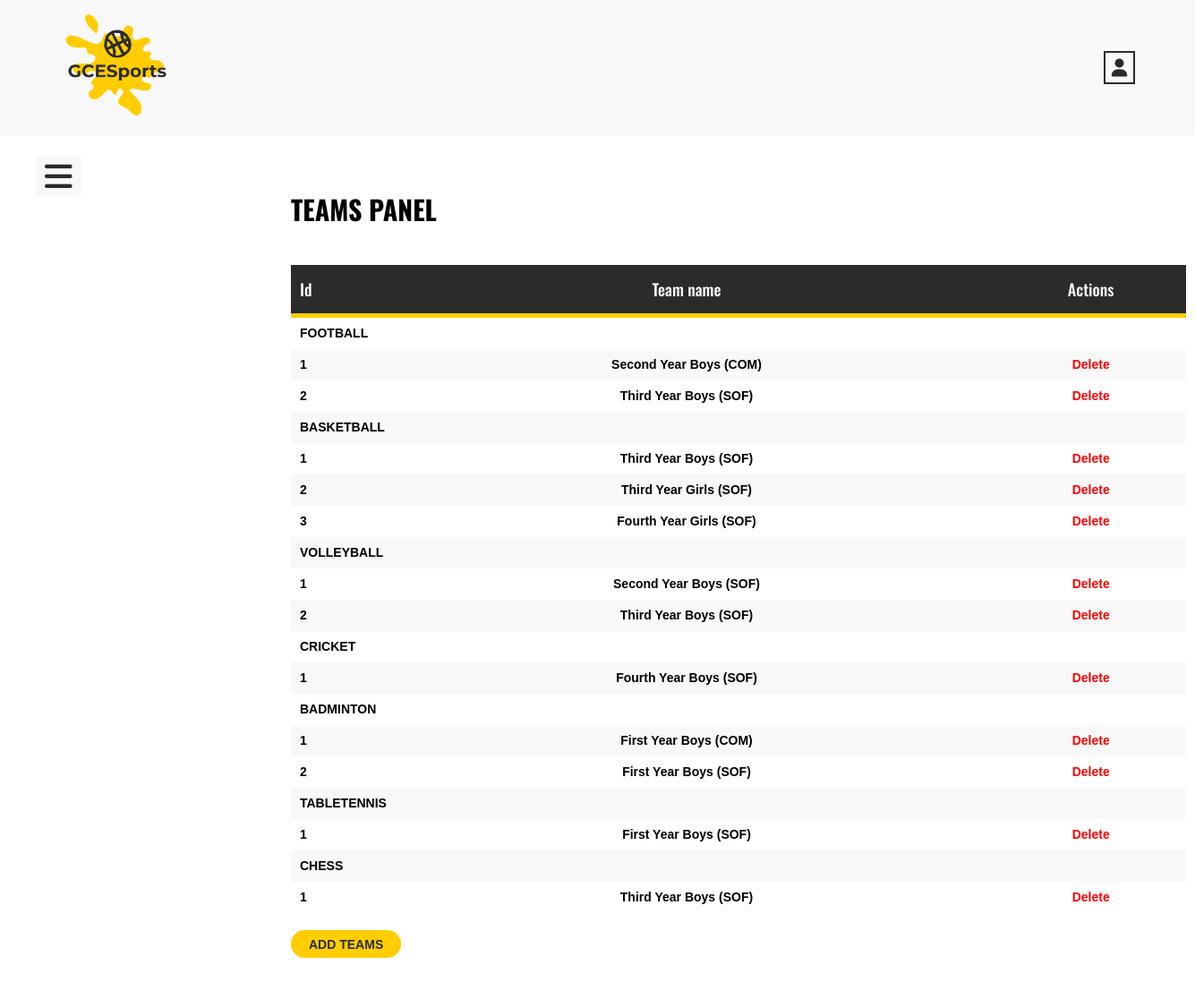
The page /main/admin/teams/index.php on the database its author committed.
### tables this page shows
CREATE TABLE `footballpanel` (
  `id` int(255) NOT NULL,
  `sports` varchar(255) NOT NULL,
  `teamname` varchar(255) NOT NULL,
  `teamgender` varchar(255) NOT NULL,
  `teamfaculty` varchar(255) NOT NULL,
  `playername` text NOT NULL,
  `position` varchar(255) NOT NULL,
  `jerseynumber` varchar(255) NOT NULL,
  `extra` varchar(255) NOT NULL
);

CREATE TABLE `basketballpanel` (
  `id` int(255) NOT NULL,
  `sports` varchar(255) NOT NULL,
  `teamname` varchar(255) NOT NULL,
  `teamgender` varchar(255) NOT NULL,
  `teamfaculty` varchar(255) NOT NULL,
  `playername` text NOT NULL,
  `position` varchar(255) NOT NULL,
  `jerseynumber` varchar(255) NOT NULL,
  `extra` varchar(255) NOT NULL
);

CREATE TABLE `volleyballpanel` (
  `id` int(255) NOT NULL,
  `sports` varchar(255) NOT NULL,
  `teamname` varchar(255) NOT NULL,
  `teamgender` varchar(255) NOT NULL,
  `teamfaculty` varchar(255) NOT NULL,
  `playername` text NOT NULL,
  `position` varchar(255) NOT NULL,
  `jerseynumber` varchar(255) NOT NULL,
  `extra` varchar(255) NOT NULL
);

CREATE TABLE `cricketpanel` (
  `id` int(255) NOT NULL,
  `sports` varchar(255) NOT NULL,
  `teamname` varchar(255) NOT NULL,
  `teamgender` varchar(255) NOT NULL,
  `teamfaculty` varchar(255) NOT NULL,
  `playername` text NOT NULL,
  `position` varchar(255) NOT NULL,
  `jerseynumber` varchar(255) NOT NULL,
  `extra` varchar(255) NOT NULL
);

CREATE TABLE `badmintonpanel` (
  `id` int(255) NOT NULL,
  `sports` varchar(255) NOT NULL,
  `teamname` varchar(255) NOT NULL,
  `teamgender` varchar(255) NOT NULL,
  `teamfaculty` varchar(255) NOT NULL,
  `playername` varchar(255) NOT NULL,
  `grouped` varchar(255) NOT NULL,
  `unid` varchar(255) NOT NULL
);

CREATE TABLE `tabletennispanel` (
  `id` int(255) NOT NULL,
  `sports` varchar(255) NOT NULL,
  `teamname` varchar(255) NOT NULL,
  `teamgender` varchar(255) NOT NULL,
  `teamfaculty` varchar(255) NOT NULL,
  `playername` varchar(255) NOT NULL,
  `grouped` varchar(255) NOT NULL,
  `unid` varchar(255) NOT NULL
);

CREATE TABLE `chesspanel` (
  `id` int(255) NOT NULL,
  `sports` varchar(255) NOT NULL,
  `teamname` varchar(255) NOT NULL,
  `teamgender` varchar(255) NOT NULL,
  `teamfaculty` varchar(255) NOT NULL,
  `playername` varchar(255) NOT NULL
);

### main/controllers/teamspanel.php (called while the page is built, shortened)
<?php
include(ROOT_PATH . '/main/database/db.php');
$tables = array("footballpanel", "basketballpanel", "volleyballpanel", "cricketpanel", "badmintonpanel", "tabletennispanel", "chesspanel");
$teamnames = array("first year", "second year", "third year", "fourth year");
$teamgenders = array("boys", "girls");
$teamfacultys = array("COM", "SOF");

### main/database/db.php (called while the page is built, shortened)
<?php
require('connect.php');
function executeQuery($sql, $data)
{
    global $conn;
    $stmt = $conn->prepare($sql);
    $values = array_values($data);
    $types = str_repeat('s', count($values));
    $stmt->bind_param($types, ...$values);
    $stmt->execute();
    return $stmt;
}
function selectAll($table, $conditions = [])
{
    global $conn;
    $sql = "SELECT * FROM $table";
    if(empty($conditions)) {
        $stmt = $conn->prepare($sql);
        $stmt->execute();
        $records = $stmt->get_result()->fetch_all(MYSQLI_ASSOC);
        return $records;
    }
}
function selectOne($table, $conditions)
{
    $sql = "SELECT * FROM $table";
    $i = 0;
    foreach ($conditions as $key => $value){
        if($i === 0){
            $sql = $sql . " WHERE $key=?";
        } else {
            $sql = $sql . " AND $key=?";
        }
        $i++;
    }
    $sql = $sql . " LIMIT 1";
    $stmt = executeQuery($sql, $conditions);
    $records = $stmt->get_result()->fetch_assoc();
    return $records;
}

### main/admin/teams/index.php (the view, shortened to what this page needs)
<?php
include(ROOT_PATH . '/main/controllers/teamspanel.php');
?>
<!DOCTYPE html>
<html lang="en">
<head>
    <link rel="stylesheet" href="../css/panelheader.css?v=<?php echo time(); ?>" />
    <link rel="stylesheet" href="../css/teamspanel.css?v=<?php echo time(); ?>" />
</head>
<body>
    <?php include(ROOT_PATH . '/main/admin/includes/header.php') ?>
    <section class="teams-panel-table">
        <h1>Teams Panel</h1>
        <table>
            <thead>
                <th>Id</th>
                <th>Team name</th>
                <th>Actions</th>
            </thead>
            <tbody>
                <?php for ($i = 0; $i < 7; $i++) : ?>
                    <?php $records = selectAll($tables[$i]); ?>
                    <?php if (count($records) > 0) : ?>
                        <tr>
                            <td colspan="3" class="sports-title"><?php echo $records[0]['sports']; ?></td>
                        </tr>
                        <?php $sn = 1; ?>
                    <?php endif; ?>
                    <?php for ($j = 0; $j < 4; $j++) : ?>
                        <?php for ($k = 0; $k < 2; $k++) : ?>
                            <?php for ($l = 0; $l < 2; $l++) : ?>
                                <?php
                                $conditions['teamname'] = $teamnames[$j];
                                $conditions['teamgender'] = $teamgenders[$k];
                                $conditions['teamfaculty'] = $teamfacultys[$l];
                                $datas = selectOne($tables[$i], $conditions);
                                ?>
                                <?php if ($datas) : ?>
                                    <tr>
                                        <td><?php echo $sn; ?></td>
                                        <td style="text-transform: capitalize;" class="team-title"><?php echo $datas['teamname'] . ' ' . $datas['teamgender'] . ' (' . $datas['teamfaculty'] . ')'; ?></td>
                                        <td><a href="./delete.php?s=<?php echo $datas['sports']; ?>&tn=<?php echo $datas['teamname']; ?>&tg=<?php echo $datas['teamgender']; ?>&tf=<?php echo $datas['teamfaculty']; ?>" style="color: red;">Delete</a></>
                                    </tr>
                                    <?php $sn++; ?>
                                <?php endif; ?>
                            <?php endfor; ?>
                        <?php endfor; ?>
                    <?php endfor; ?>
                <?php endfor; ?>
            </tbody>
        </table>
        <div class="add-link">
            <a href="./create.php">ADD TEAMS</a>
        </div>
    </section>
</body>
</html>

### main/admin/css/panelheader.css (style rules this page uses)
* { box-sizing: border-box; margin: 0; padding: 0; }

### main/admin/css/teamspanel.css (style rules this page uses)
.teams-panel-table { margin-left: 325px; margin-top: 60px; margin-bottom: 60px; }
.teams-panel-table h1 { font-family: 'Oswald', sans-serif; font-weight: 700; font-size: 30px; margin-bottom: 40px; text-transform: uppercase; }
.teams-panel-table table { border-collapse: collapse; width: 1000px; }
.teams-panel-table th { font-family: 'Oswald', sans-serif; font-weight: 500; font-size: 18px; line-height: 3; background-color: #2b2b2b; color: #f8f8f8; border-bottom: 5px solid #FFCD02; }
.teams-panel-table th:nth-child(1) { text-align: left; padding-left: 10px; }
.teams-panel-table tr:nth-child(even) { background-color: #f8f8f8; }
.teams-panel-table td { font-family: 'Opensans', sans-serif; font-weight: 600; font-size: 14px; line-height: 2.5; text-align: center; }
.teams-panel-table td:nth-child(1) { text-align: left; padding-left: 10px; }
.teams-panel-table .sports-title { text-transform: uppercase; }
.teams-panel-table .team-title { text-transform: capitalize; }
.teams-panel-table td a { color: #2b2b2b; text-decoration: none; }
.teams-panel-table .add-link { margin-top: 25px; }
.add-link a { color: #2b2b2b; text-decoration: none; font-family: 'Opensans', sans-serif; font-weight: 600; font-size: 14px; padding: 7.5px 20px; border-radius: 20px; background-color: #FFCD02; transition: 0.5s; }

### rows shown on the page
footballpanel: sports "FOOTBALL", teamname "Third Year", teamgender "Boys", teamfaculty "SOF"
footballpanel: teamname "Second Year", teamgender "Boys", teamfaculty "COM"
basketballpanel: sports "BASKETBALL", teamname "Third Year", teamgender "Boys", teamfaculty "SOF"
basketballpanel: teamname "Third Year", teamgender "Girls", teamfaculty "SOF"
basketballpanel: teamname "Fourth Year", teamgender "Girls", teamfaculty "SOF"
volleyballpanel: sports "VOLLEYBALL", teamname "Second Year", teamgender "Boys", teamfaculty "SOF"
volleyballpanel: teamname "Third Year", teamgender "Boys", teamfaculty "SOF"
cricketpanel: sports "CRICKET", teamname "Fourth Year", teamgender "Boys", teamfaculty "SOF"
badmintonpanel: sports "BADMINTON", teamname "First Year", teamgender "Boys", teamfaculty "COM"
badmintonpanel: teamname "First Year", teamgender "Boys", teamfaculty "SOF"
tabletennispanel: sports "TABLETENNIS", teamname "First Year", teamgender "Boys", teamfaculty "SOF"
chesspanel: sports "CHESS", teamname "Third Year", teamgender "Boys", teamfaculty "SOF"
